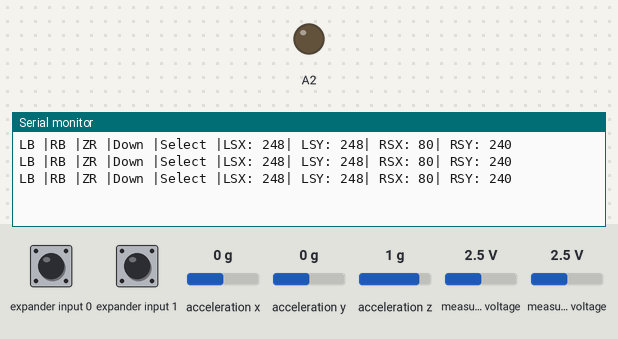
Simulated run of this sketch. Board: SparkFun Pro Micro, built with avr-gcc and run on an emulated ATmega32U4. Shown: output pins drawn as LEDs (lit = HIGH), the last lines printed to the serial monitor. Wiring (inferred from the names in the program): Wii Nunchuk at I2C address 0x52. The test bench sets the inputs (shaded band); at power-on: acceleration z 1 g, expander input 0 HIGH, expander input 1 HIGH, acceleration x 0 g, acceleration y 0 g, measured voltage 2.5 V.

Above: at 1.3 s.
1.4 s: acceleration z set to -1.4 g
At 1.8 s:
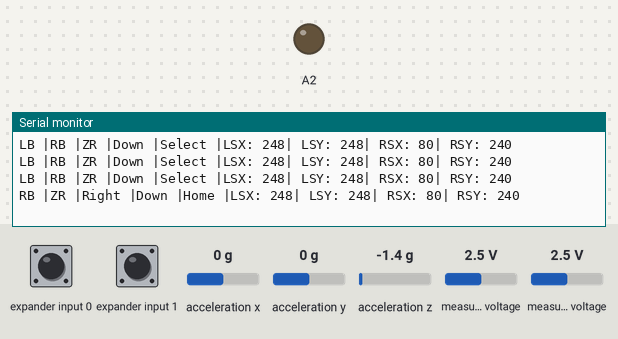
3.5 s: expander input 0 pulled LOW for 0.6 s
At 3.9 s:
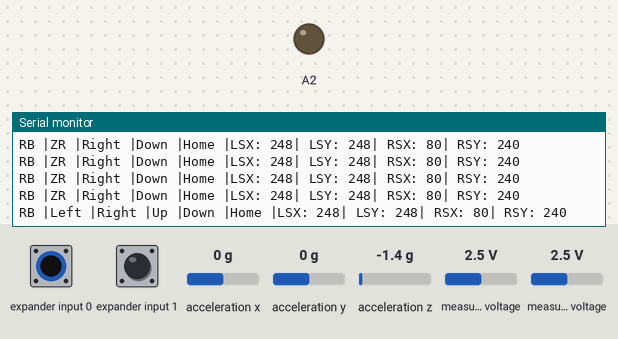
5.6 s: expander input 1 pulled LOW for 0.6 s
At 6.5 s:
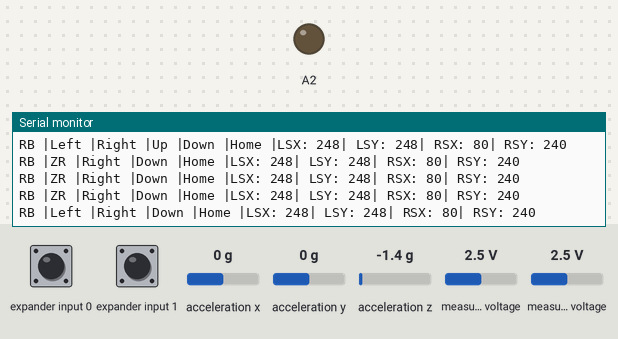
7.7 s: acceleration z set to -0.8 g
At 8.5 s:
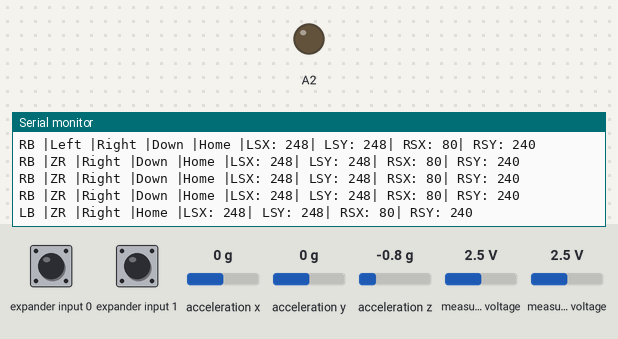
10.0 s: expander input 0 pulled LOW for 1 s
At 10.5 s:
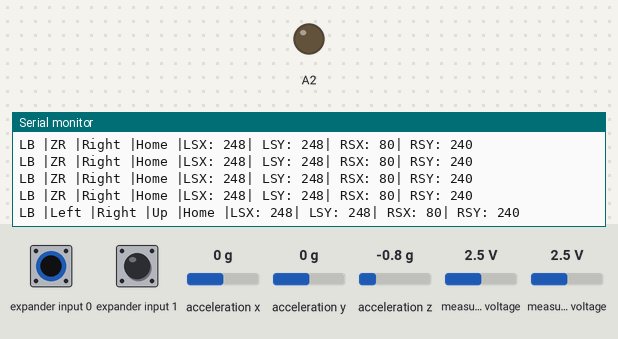
12.5 s: expander input 1 pulled LOW for 1 s
At 13.0 s:
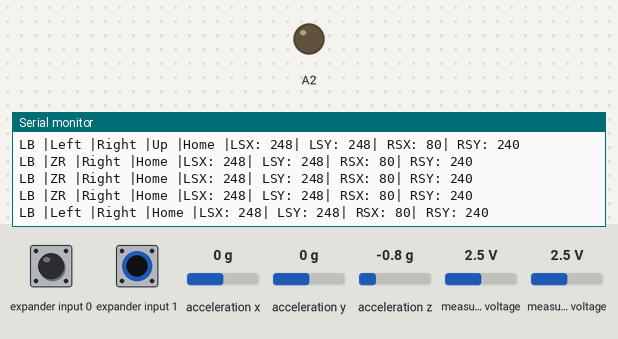

Measured:
- after the input at 1.4 s, the serial monitor: prints a new line after 0.11 s (image 1)
- after the input at 3.5 s, the serial monitor: prints a new line at once (image 2)
- after the input at 5.6 s, the serial monitor: prints a new line after 0.44 s (image 3)
- after the input at 7.7 s, the serial monitor: prints a new line after 0.35 s (image 4)
- after the input at 10.0 s, the serial monitor: prints a new line after 0.07 s (image 5)
- after the input at 12.5 s, the serial monitor: prints a new line after 0.08 s (image 6)

The sketch:

WiiClassicDemo.ino
```cpp
/*
  Andrew Mascolo 7/13/2014
  Updated WiiController library

  If you are using the adapter in this link,http://www.ebay.com/itm/Wii-WiiChuck-Nunchuck-Adapter-Module-Board-for-Arduino-/351052353286?pt=LH_DefaultDomain_0&hash=item51bc59cf06
  then you most likely have it plug into the arduino across pins A2 - A5. Please know that the controller needs 3.3V to work properly and NOT 5V. You may cause possible
  to the controller if it is powered by 5 volts. What I have done here is allowed the user to use pin A2 as ground, by setting the pin to LOW, and making pin A3 an input
  so the user can have a jumper to the 3.3V pin without harming the Arduino.

  **.begin(Vcc, Gnd)**
  Vcc: Set to ON if you are using the adapter AND the Arduino board you are using outputs 3.3V. (Like a Pro Micro or DUE)
  Vcc: Set to NEUTRAL if you are using your own wires and are not using pin A3 for power. (pin will be set to INPUT)

  Gnd: Set to OFF if you have the adapter in the pin A2, this will automatically set pin A2 to LOW. Otherwise leave empty, default is OFF
*/

#include <Wire.h>

#include "WiiClassicControl.h"

WiiClassicControl Wii;

void setup()
{
  Wii.begin(NEUTRAL, OFF); // SEE ABOVE
  Serial.begin(9600);
}

void loop()
{
  Wii.CollectData();

  if(Wii.leftShoulderPressed())
    Serial.print("LB |");

  if(Wii.rightShoulderPressed())
    Serial.print("RB |");

  if(Wii.lzPressed())
    Serial.print("ZL |");

  if(Wii.rzPressed())
    Serial.print("ZR |");

  if(Wii.leftDPressed())
    Serial.print("Left |");

  if(Wii.rightDPressed())
    Serial.print("Right |");

  if(Wii.upDPressed())
    Serial.print("Up |");

  if(Wii.downDPressed())
    Serial.print("Down |");

  if(Wii.selectPressed())
    Serial.print("Select |");

  if(Wii.startPressed())
    Serial.print("Start |");

  if(Wii.homePressed())
    Serial.print("Home |");

  if(Wii.xPressed())
    Serial.print("X |");

  if(Wii.yPressed())
    Serial.print("Y |");

  if(Wii.aPressed()){
    Serial.print("A |");
  }

  if(Wii.bPressed()) {
    Serial.print("B |");
  }

  // the lowest value is 0, and the highest value is 248.
  Serial.print("LSX: "); Serial.print(Wii.leftStickX());
  Serial.print("| LSY: "); Serial.print(Wii.leftStickY());
  Serial.print("| RSX: "); Serial.print(Wii.rightStickX());
  Serial.print("| RSY: "); Serial.println(Wii.rightStickY());

  delay(500); // used to see changes in the serial monitor easier.
}
```

WiiClassicControl.h
```cpp
#ifndef WiiClassicControl_h
#define WiiClassicControl_h
/*
	Creator: Andrew Mascolo
	This library is a fixed version of the original library created by Tim Hirzel.

	License:
	The MIT License (MIT)

	Copyright (c) 2016 Andrew Mascolo Jr

	Permission is hereby granted, free of charge, to any person obtaining a copy
	of this software and associated documentation files (the "Software"), to deal
	in the Software without restriction, including without limitation the rights
	to use, copy, modify, merge, publish, distribute, sublicense, and/or sell
	copies of the Software, and to permit persons to whom the Software is
	furnished to do so, subject to the following conditions:

	The above copyright notice and this permission notice shall be included in all
	copies or substantial portions of the Software.

	THE SOFTWARE IS PROVIDED "AS IS", WITHOUT WARRANTY OF ANY KIND, EXPRESS OR
	IMPLIED, INCLUDING BUT NOT LIMITED TO THE WARRANTIES OF MERCHANTABILITY,
	FITNESS FOR A PARTICULAR PURPOSE AND NONINFRINGEMENT. IN NO EVENT SHALL THE
	AUTHORS OR COPYRIGHT HOLDERS BE LIABLE FOR ANY CLAIM, DAMAGES OR OTHER
	LIABILITY, WHETHER IN AN ACTION OF CONTRACT, TORT OR OTHERWISE, ARISING FROM,
	OUT OF OR IN CONNECTION WITH THE SOFTWARE OR THE USE OR OTHER DEALINGS IN THE
	SOFTWARE.
*/

#include <Arduino.h>
#include<Wire.h>

#define VERSION 1.02
/*
Version 1.01:
  Fixed button defines for X, Y, A and B.
  They were causing errors with my other sketches and libraries.
Version 1.02:
  Added two new functions:
    SetLeftStick_Factors(byte, byte)
    SetRightStick_Factors(byte, byte)
    These multiply the returned values from the joysticks. 1: Lowest(0 - 31 range) to 8: Highest(0 - 248 range)
Version 1.03:
  Fixed bug with getting the button pressed and .Begin() function.
*/
#define ON 0x1
#define OFF 0x0
#define NEUTRAL 0x2


#define _off(x) do{ pinMode(x, OUTPUT); digitalWrite(x, LOW); }while(0)
#define _on(x) do{ pinMode(x, OUTPUT); digitalWrite(x, HIGH); }while(0)
#define _neutral(x) do{ pinMode(x, INPUT); }while(0)

#define USE_MONITOR 0

/* BYTE 5*/
#define UD 0x01
#define LD 0x02
#define ZR 0x04
#define BX  0x08
#define BA  0x10
#define BY  0x20
#define BB  0x40
#define ZL 0x80

/* BYTE 4*/
#define RB 0x02
#define START 0x04
#define HOME 0x08
#define SELECT 0x10
#define LB 0x20
#define DD 0x40
#define RD 0x80

class WiiClassicControl
{
  public:
    void begin(byte Vcc = NEUTRAL, byte Gnd = NEUTRAL)
    {
      for (byte i = 0; i < 6; i++)
        data[i] = 0x00;

      Wire.begin();
      Wire.beginTransmission(0x52);      // transmit to device @ BBAddress 0x52
      Wire.write((byte)0x40);           // write memory address
      Wire.write((byte)0x00);           // write memory address
      Wire.endTransmission();

      SetLeftStick_Factors(8, 8);
      SetRightStick_Factors(8, 8);

	  switch (Vcc)
      {
        case ON: _on(A3); break;
        case NEUTRAL: _neutral(A3); break;
        default: break;
      }

      switch (Gnd)
      {
        case OFF: _off(A2); break;
        default: break;
      }
    }

    void RawData()
    {
      Wire.requestFrom (0x52, 6); // request data from controller
      if (Wire.available ())
      {
        for (count = 0; count < 6; count++)
        {
          Serial.print(Wire.read(), BIN);
          Serial.print("|");
        }
        Serial.println();
        Zero();
      }
    }

    void CollectData()
    {
      count = 0;
      Wire.requestFrom (0x52, 6); // request data from controller
      while (Wire.available ())
      {
        data[count] = Wire.read();
        count++;
      }
      Zero();
    }

    void SetLeftStick_Factors(byte lx, byte ly)
    {
      LX = ((lx < 1) ? 1 : ((lx > 8) ? 8 : lx));
      LY = ((ly < 1) ? 1 : ((ly > 8) ? 8 : ly));
    }

    void SetRightStick_Factors(byte rx, byte ry)
    {
      RX = ((rx < 1) ? 1 : ((rx > 8) ? 8 : rx));
      RY = ((ry < 1) ? 1 : ((ry > 8) ? 8 : ry));
    }

    boolean leftShoulderPressed() {
      return GetButton(4, LB);
    }

    boolean rightShoulderPressed() {
      return GetButton(4, RB);
    }

    boolean lzPressed() {
      return GetButton(5, ZL);
    }

    boolean rzPressed() {
      return GetButton(5, ZR);
    }

    boolean leftDPressed() {
      return GetButton(5, LD);
    }

    boolean rightDPressed() {
      return GetButton(4, RD);
    }

    boolean upDPressed() {
      return GetButton(5, UD);
    }

    boolean downDPressed() {
      return GetButton(4, DD);
    }

    boolean selectPressed() {
      return GetButton(4, SELECT);
    }

    boolean homePressed() {
      return GetButton(4, HOME);
    }

    boolean startPressed() {
      return GetButton(4, START);
    }

    boolean xPressed() {
      return GetButton(5, BX);
    }

    boolean yPressed() {
      return GetButton(5, BY);
    }

    boolean aPressed() {
      return GetButton(5, BA);
    }

    boolean bPressed() {
      return GetButton(5, BB);
    }

    byte leftStickX() {
      return  (GetStick(0, 0x3F) >> 1) * LX;
    }

    byte leftStickY() {
      return  (GetStick(1, 0x3F) >> 1) * LY;
    }

    byte rightStickX() {
      return ((GetStick(0, 0xC0) >> 3) | (GetStick(1, 0xC0) >> 5) | (GetStick(2, 0xC0) >> 7)) * RX;
    }

    byte rightStickY() {
      return GetStick(2, 0x3F) * RY;
    }

#if USE_MONITOR
    void ShowData(byte col)
    {
      Serial.print(data[col], BIN);
      Serial.print(" | ");
    }
#endif

  private:

    boolean GetButton(byte col, byte D)
    {
      return (~data[col] & D);
    }

    int GetStick(byte col, byte mask)
    {
      return (data[col] & mask);
    }

    void Zero()
    {
      Wire.beginTransmission(0x52);   // transmit to device 0x52
      Wire.write((byte)0x00);           	// writes one byte
      Wire.endTransmission();    		// stop transmitting
    }

    byte 	count;
    byte 	data[6];
    byte 	RX, RY, LX, LY;
};
#endif
```
